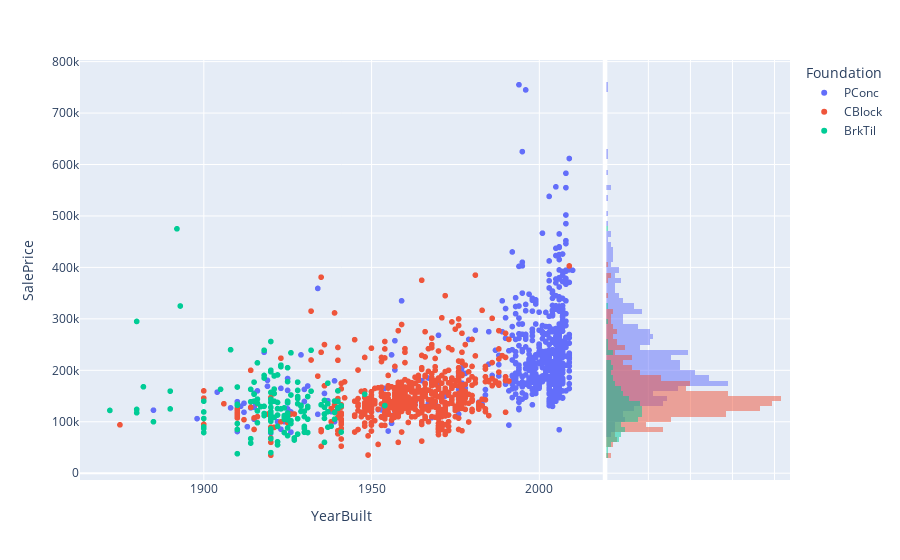

Write notebook code for a chart like this one.
### Code cell
foundation_types = ['PConc','CBlock','BrkTil']
q4_df = housing_prices_df[housing_prices_df.Foundation.isin(foundation_types)]

## Write your code below

fig = px.scatter(q4_df, x = "YearBuilt", y ="SalePrice", color="Foundation", marginal_y="histogram")
fig.show()

### Figure 1 — Plotly figure (JSON) as saved in the notebook; plotly's stock layout.template omitted (floating-point values rounded to 4 significant figures; data arrays with more than 128 entries replaced by an {"elided": "..."} marker saying what was removed)
{"data": [{"hovertemplate": "Foundation=PConc<br>YearBuilt=%{x}<br>SalePrice=%{y}<extra></extra>", "legendgroup": "PConc", "marker": {"color": "#636efa", "symbol": "circle"}, "mode": "markers", "name": "PConc", "showlegend": true, "type": "scattergl", "x": {"elided": "647 int values"}, "xaxis": "x", "y": {"elided": "647 int values"}, "yaxis": "y"}, {"alignmentgroup": "True", "bingroup": "y", "hovertemplate": "Foundation=PConc<br>SalePrice=%{y}<br>count=%{x}<extra></extra>", "legendgroup": "PConc", "marker": {"color": "#636efa"}, "name": "PConc", "offsetgroup": "PConc", "opacity": 0.5, "showlegend": false, "type": "histogram", "xaxis": "x2", "y": {"elided": "647 int values"}, "yaxis": "y2"}, {"hovertemplate": "Foundation=CBlock<br>YearBuilt=%{x}<br>SalePrice=%{y}<extra></extra>", "legendgroup": "CBlock", "marker": {"color": "#EF553B", "symbol": "circle"}, "mode": "markers", "name": "CBlock", "showlegend": true, "type": "scattergl", "x": {"elided": "634 int values"}, "xaxis": "x", "y": {"elided": "634 int values"}, "yaxis": "y"}, {"alignmentgroup": "True", "bingroup": "y", "hovertemplate": "Foundation=CBlock<br>SalePrice=%{y}<br>count=%{x}<extra></extra>", "legendgroup": "CBlock", "marker": {"color": "#EF553B"}, "name": "CBlock", "offsetgroup": "CBlock", "opacity": 0.5, "showlegend": false, "type": "histogram", "xaxis": "x2", "y": {"elided": "634 int values"}, "yaxis": "y2"}, {"hovertemplate": "Foundation=BrkTil<br>YearBuilt=%{x}<br>SalePrice=%{y}<extra></extra>", "legendgroup": "BrkTil", "marker": {"color": "#00cc96", "symbol": "circle"}, "mode": "markers", "name": "BrkTil", "showlegend": true, "type": "scattergl", "x": {"elided": "146 int values"}, "xaxis": "x", "y": {"elided": "146 int values"}, "yaxis": "y"}, {"alignmentgroup": "True", "bingroup": "y", "hovertemplate": "Foundation=BrkTil<br>SalePrice=%{y}<br>count=%{x}<extra></extra>", "legendgroup": "BrkTil", "marker": {"color": "#00cc96"}, "name": "BrkTil", "offsetgroup": "BrkTil", "opacity": 0.5, "showlegend": false, "type": "histogram", "xaxis": "x2", "y": {"elided": "146 int values"}, "yaxis": "y2"}], "layout": {"barmode": "overlay", "legend": {"title": {"text": "Foundation"}, "tracegroupgap": 0}, "margin": {"t": 60}, "xaxis": {"anchor": "y", "domain": [0, 0.7363], "title": {"text": "YearBuilt"}}, "xaxis2": {"anchor": "y2", "domain": [0.7413, 1], "matches": "x2", "showgrid": true, "showline": false, "showticklabels": false, "ticks": ""}, "yaxis": {"anchor": "x", "domain": [0, 1], "title": {"text": "SalePrice"}}, "yaxis2": {"anchor": "x2", "domain": [0, 1], "matches": "y", "showgrid": true, "showticklabels": false}}}
